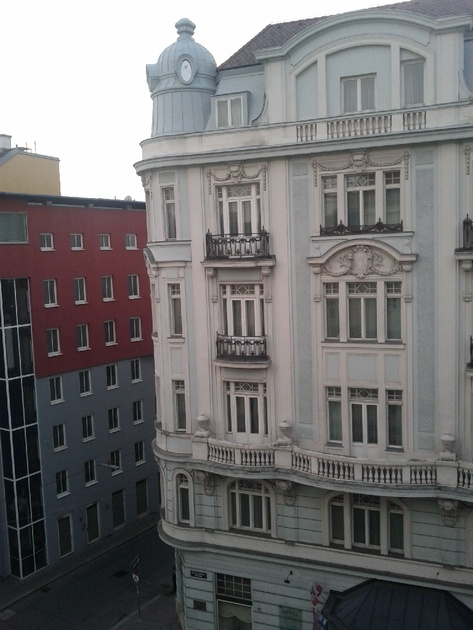
#> input picture images/building/image1.jpg, 473 x 630 px, shrunk from 768 x 1024 before the run; its folder holds 5 pictures in this run
$ python stitch.py
#> lines starting #> are read from the running program, lines starting #| are printed output that depends on the picture
import argparse
import imutils
import cv2
import numpy as np

from imutils import paths


def main():
    ap = argparse.ArgumentParser()
    ap.add_argument("-i", "--images", default='images/building', help="path to input directory of images to stitch")
    ap.add_argument("-o", "--output", default='images/building/stitched.png', help="path to the output image")
    args = vars(ap.parse_args())

    # grab the paths to the input images and initialize our images list
    print("[INFO] loading images...")
    imagePaths = sorted(list(paths.list_images(args["images"])))
    images = []

    # loop over the image paths, load each one, and add them to our
    # images to stitch list
    for imagePath in imagePaths:
        image = cv2.imread(imagePath)
#> image is the input picture: shape (630, 473, 3); mean B, G, R 115, 114.6, 116.1
        images.append(image)

    # initialize OpenCV's image stitcher object and then perform the image
    # stitching
    print("[INFO] stitching images...")
    stitcher = cv2.Stitcher_create()
    (status, stitched) = stitcher.stitch(images)
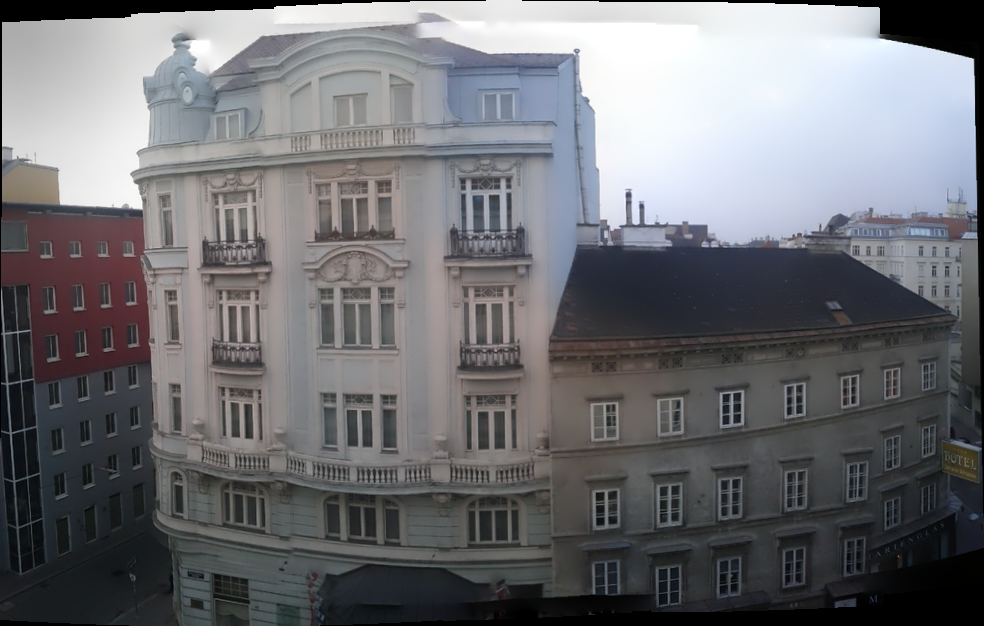
#> stitched: shape (626, 984, 3); mean of channels 0, 1, 2 115.5, 111.7, 111.3; drawn as B, G, R

    # if the status is '0', then OpenCV successfully performed image
    # stitching
    if status == 0:
        # write the output stitched image to disk
        cv2.imwrite(args["output"], stitched)

        # display the output stitched image to our screen
        cv2.imshow("Stitched", stitched)
        cv2.waitKey(0)

    # otherwise the stitching failed, likely due to not enough keypoints)
    # being detected
    else:
        print("[INFO] image stitching failed ({})".format(status))


if __name__ == "__main__":
    main()
